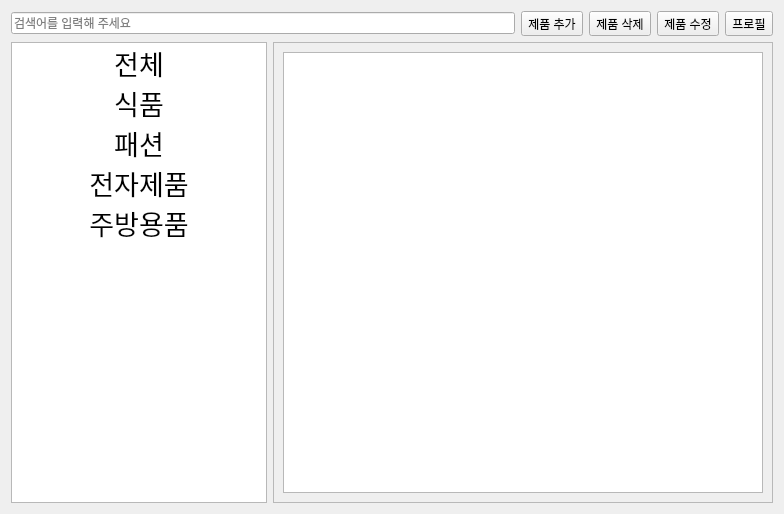
<?xml version="1.0" encoding="UTF-8"?>
<ui version="4.0">
 <class>ShopWidget</class>
 <widget class="QWidget" name="ShopWidget">
  <property name="geometry">
   <rect>
    <x>0</x>
    <y>0</y>
    <width>784</width>
    <height>514</height>
   </rect>
  </property>
  <property name="windowTitle">
   <string>Form</string>
  </property>
  <layout class="QVBoxLayout" name="verticalLayout_2">
   <item>
    <layout class="QHBoxLayout" name="SearchProfileLayout" stretch="0,0,0,0,5">
     <item>
      <widget class="QLineEdit" name="SearchBar">
       <property name="placeholderText">
        <string>검색어를 입력해 주세요</string>
       </property>
      </widget>
     </item>
     <item>
      <widget class="QToolButton" name="AddButton">
       <property name="text">
        <string>제품 추가</string>
       </property>
      </widget>
     </item>
     <item>
      <widget class="QToolButton" name="DeleteButton">
       <property name="text">
        <string>제품 삭제</string>
       </property>
       <property name="toolButtonStyle">
        <enum>Qt::ToolButtonStyle::ToolButtonFollowStyle</enum>
       </property>
      </widget>
     </item>
     <item>
      <widget class="QToolButton" name="modifyButton">
       <property name="text">
        <string>제품 수정</string>
       </property>
      </widget>
     </item>
     <item>
      <widget class="QToolButton" name="ProfileButton">
       <property name="text">
        <string>프로필</string>
       </property>
       <property name="popupMode">
        <enum>QToolButton::ToolButtonPopupMode::DelayedPopup</enum>
       </property>
       <property name="toolButtonStyle">
        <enum>Qt::ToolButtonStyle::ToolButtonFollowStyle</enum>
       </property>
      </widget>
     </item>
    </layout>
   </item>
   <item>
    <layout class="QHBoxLayout" name="CategoryItemLayout" stretch="0,10">
     <item>
      <widget class="QListWidget" name="CategoryList">
       <item>
        <property name="text">
         <string>전체</string>
        </property>
        <property name="font">
         <font>
          <pointsize>20</pointsize>
         </font>
        </property>
        <property name="textAlignment">
         <set>AlignCenter</set>
        </property>
       </item>
       <item>
        <property name="text">
         <string>식품</string>
        </property>
        <property name="font">
         <font>
          <pointsize>20</pointsize>
         </font>
        </property>
        <property name="textAlignment">
         <set>AlignCenter</set>
        </property>
       </item>
       <item>
        <property name="text">
         <string>패션</string>
        </property>
        <property name="font">
         <font>
          <pointsize>20</pointsize>
         </font>
        </property>
        <property name="textAlignment">
         <set>AlignCenter</set>
        </property>
       </item>
       <item>
        <property name="text">
         <string>전자제품</string>
        </property>
        <property name="font">
         <font>
          <pointsize>20</pointsize>
         </font>
        </property>
        <property name="textAlignment">
         <set>AlignCenter</set>
        </property>
       </item>
       <item>
        <property name="text">
         <string>주방용품</string>
        </property>
        <property name="font">
         <font>
          <pointsize>20</pointsize>
         </font>
        </property>
        <property name="textAlignment">
         <set>AlignCenter</set>
        </property>
       </item>
      </widget>
     </item>
     <item>
      <widget class="QScrollArea" name="ItemArea">
       <property name="widgetResizable">
        <bool>true</bool>
       </property>
       <widget class="QWidget" name="ItemCardLayout">
        <property name="geometry">
         <rect>
          <x>0</x>
          <y>0</y>
          <width>495</width>
          <height>455</height>
         </rect>
        </property>
        <layout class="QGridLayout" name="gridLayout_2">
         <item row="0" column="0">
          <widget class="QListWidget" name="ItemCardList"/>
         </item>
        </layout>
       </widget>
      </widget>
     </item>
    </layout>
   </item>
  </layout>
 </widget>
 <resources/>
 <connections/>
</ui>
